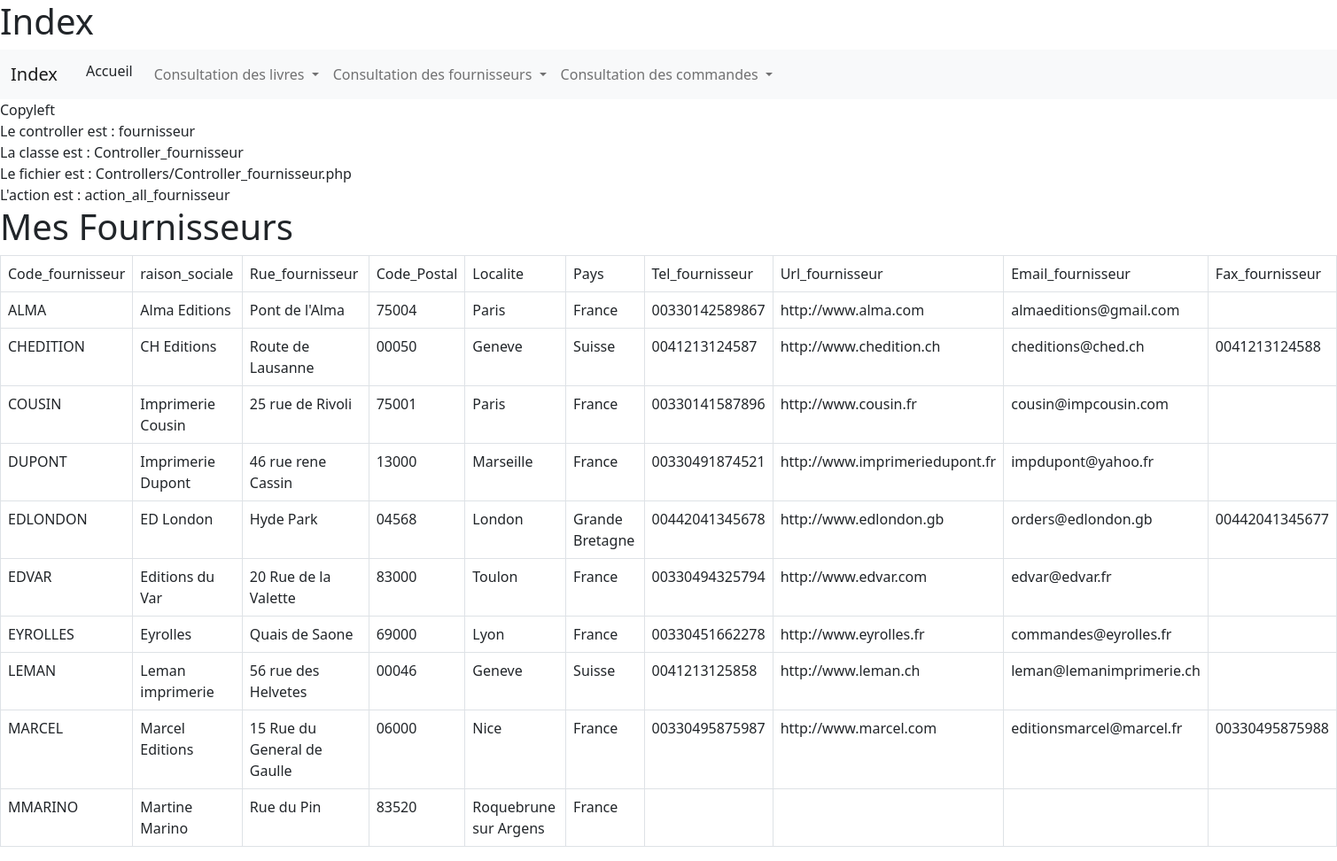
Screenshot of /biblio_mvc/index.php?controller=fournisseur&action=all_fournisseur with the database file from the repository.
### tables this page shows
CREATE TABLE `fournisseur` (
  `Code_fournisseur` varchar(50) NOT NULL,
  `raison_sociale` varchar(50) NOT NULL,
  `Rue_fournisseur` varchar(50) NOT NULL,
  `Code_Postal` varchar(10) NOT NULL,
  `Localite` varchar(50) NOT NULL,
  `Pays` varchar(30) NOT NULL DEFAULT 'France',
  `Tel_fournisseur` varchar(20) DEFAULT NULL,
  `Url_fournisseur` varchar(100) DEFAULT NULL,
  `Email_fournisseur` varchar(50) DEFAULT NULL,
  `Fax_fournisseur` varchar(20) DEFAULT NULL
);

### biblio_mvc/Controllers/Controller_fournisseur.php (called while the page is built, shortened)
<?php
	class Controller_fournisseur extends Controller
	{
		public function action_all_fournisseur() {
			$m=Model::get_model();
			$data = ["fournisseurs" => $m->get_all_fournisseur()];
			$this->render("all_fournisseur", $data) ;
		}
	}
	?>

### biblio_mvc/Models/Model.php (called while the page is built, shortened)
<?php
    class Model
    {
        private $bd ;
        private static $instance = null ;
        private function __construct() {
            $dsn = "mysql:host=localhost;dbname=gestion_librairie"  ;
            $login = "root" ;
            $mdp = "" ;
            $this->bd = new PDO($dsn, $login, $mdp) ;
            $this->bd->query("SET NAMES 'utf8'") ;
            $this->bd->setAttribute(PDO::ATTR_ERRMODE, PDO::ERRMODE_EXCEPTION) ;
        }
        public function get_all_fournisseur() {
            $r = $this->bd->prepare("SELECT * FROM fournisseur" ) ;
            $r->execute() ;
            return $r->fetchAll(PDO::FETCH_OBJ) ;
        }
        public static function get_model() {
            if (is_null(self::$instance))
            {
                self::$instance = new Model() ;
            }
            return self::$instance ;
        }
    }

### biblio_mvc/Views/view_all_fournisseur.php (the view)
 <h1> Mes Fournisseurs </h1>
<table class="table table-bordered table-responsive-md">
	<tr>
		<td>Code_fournisseur</td>
		<td>raison_sociale</td>
		<td>Rue_fournisseur</td>
		<td>Code_Postal</td>
		<td>Localite</td>
		<td>Pays</td>
		<td>Tel_fournisseur</td>
		<td>Url_fournisseur</td>
		<td>Email_fournisseur</td>
		<td>Fax_fournisseur</td>
	</tr>
	<?php foreach ($fournisseurs as $l): ?>
	<tr>
		<td>   <?= $l->Code_fournisseur ?></td>
		<td>   <?= $l->raison_sociale ?></td>
		<td>   <?= $l->Rue_fournisseur ?></td>
		<td>   <?= $l->Code_Postal ?></td>
		<td>   <?= $l->Localite ?></td>
		<td>   <?= $l->Pays ?></td>
		<td>   <?= $l->Tel_fournisseur ?></td>
		<td>   <?= $l->Url_fournisseur ?></td>
		<td>   <?= $l->Email_fournisseur ?></td>
		<td>   <?= $l->Fax_fournisseur ?></td>
	</tr>
<?php endforeach; ?>
</table>

### rows the page displays
fournisseur: Code_fournisseur "ALMA", raison_sociale "Alma Editions", Rue_fournisseur "Pont de l'Alma", Code_Postal "75004", Localite "Paris", Pays "France", Tel_fournisseur "00330142589867", Url_fournisseur "http://www.alma.com", Email_fournisseur "almaeditions@gmail.com"
fournisseur: Code_fournisseur "CHEDITION", raison_sociale "CH Editions", Rue_fournisseur "Route de Lausanne", Code_Postal "00050", Localite "Geneve", Pays "Suisse", Tel_fournisseur "0041213124587", Url_fournisseur "http://www.chedition.ch", Email_fournisseur "cheditions@ched.ch", Fax_fournisseur "0041213124588"
fournisseur: Code_fournisseur "COUSIN", raison_sociale "Imprimerie Cousin", Rue_fournisseur "25 rue de Rivoli", Code_Postal "75001", Localite "Paris", Pays "France", Tel_fournisseur "00330141587896", Url_fournisseur "http://www.cousin.fr", Email_fournisseur "cousin@impcousin.com"
fournisseur: Code_fournisseur "DUPONT", raison_sociale "Imprimerie Dupont", Rue_fournisseur "46 rue rene Cassin", Code_Postal "13000", Localite "Marseille", Pays "France", Tel_fournisseur "00330491874521", Url_fournisseur "http://www.imprimeriedupont.fr", Email_fournisseur "impdupont@yahoo.fr"
fournisseur: Code_fournisseur "EDLONDON", raison_sociale "ED London", Rue_fournisseur "Hyde Park", Code_Postal "04568", Localite "London", Pays "Grande Bretagne", Tel_fournisseur "00442041345678", Url_fournisseur "http://www.edlondon.gb", Email_fournisseur "orders@edlondon.gb", Fax_fournisseur "00442041345677"
fournisseur: Code_fournisseur "EDVAR", raison_sociale "Editions du Var", Rue_fournisseur "20 Rue de la Valette", Code_Postal "83000", Localite "Toulon", Pays "France", Tel_fournisseur "00330494325794", Url_fournisseur "http://www.edvar.com", Email_fournisseur "edvar@edvar.fr"
fournisseur: Code_fournisseur "EYROLLES", raison_sociale "Eyrolles", Rue_fournisseur "Quais de Saone", Code_Postal "69000", Localite "Lyon", Pays "France", Tel_fournisseur "00330451662278", Url_fournisseur "http://www.eyrolles.fr", Email_fournisseur "commandes@eyrolles.fr"
fournisseur: Code_fournisseur "LEMAN", raison_sociale "Leman imprimerie", Rue_fournisseur "56 rue des Helvetes", Code_Postal "00046", Localite "Geneve", Pays "Suisse", Tel_fournisseur "0041213125858", Url_fournisseur "http://www.leman.ch", Email_fournisseur "leman@lemanimprimerie.ch"
fournisseur: Code_fournisseur "MARCEL", raison_sociale "Marcel Editions", Rue_fournisseur "15 Rue du General de Gaulle", Code_Postal "06000", Localite "Nice", Pays "France", Tel_fournisseur "00330495875987", Url_fournisseur "http://www.marcel.com", Email_fournisseur "editionsmarcel@marcel.fr", Fax_fournisseur "00330495875988"
fournisseur: Code_fournisseur "MMARINO", raison_sociale "Martine Marino", Rue_fournisseur "Rue du Pin", Code_Postal "83520", Localite "Roquebrune sur Argens", Pays "France"

### other values shown
$nom_controller "fournisseur"
$nom_classe "Controller_fournisseur"
$nom_fichier "Controllers/Controller_fournisseur.php"
$action "action_all_fournisseur"
